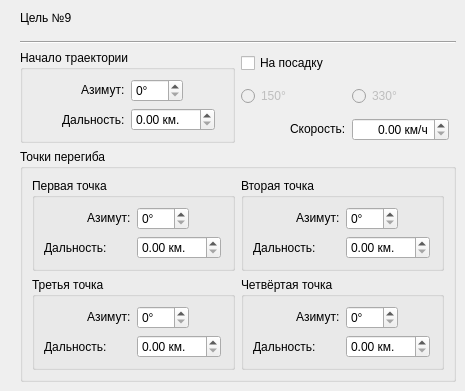
    <widget class="QWidget" name="page_9">
     <widget class="QWidget" name="layoutWidget_9">
      <property name="geometry">
       <rect>
        <x>20</x>
        <y>0</y>
        <width>436</width>
        <height>382</height>
       </rect>
      </property>
      <layout class="QGridLayout" name="LayoutTarget9">
       <item row="0" column="0" alignment="Qt::AlignLeft">
        <widget class="QLabel" name="LabelTarget9">
         <property name="text">
          <string>Цель №9</string>
         </property>
        </widget>
       </item>
       <item row="1" column="0">
        <widget class="Line" name="Line9">
         <property name="orientation">
          <enum>Qt::Horizontal</enum>
         </property>
        </widget>
       </item>
       <item row="2" column="0">
        <layout class="QGridLayout" name="LayoutTrajectoryStart9">
         <item row="0" column="0">
          <widget class="QGroupBox" name="TargetStart9">
           <property name="title">
            <string>Начало траектории</string>
           </property>
           <layout class="QGridLayout" name="gridLayout_50">
            <item row="0" column="0">
             <layout class="QGridLayout" name="LayoutAzimuthRangeStart9">
              <item row="0" column="0" alignment="Qt::AlignRight|Qt::AlignVCenter">
               <widget class="QLabel" name="LabelTargetAzimuthStart9">
                <property name="text">
                 <string>Азимут:</string>
                </property>
               </widget>
              </item>
              <item row="0" column="1" alignment="Qt::AlignLeft|Qt::AlignVCenter">
               <widget class="QSpinBox" name="TargetAzimuthStart9">
                <property name="suffix">
                 <string>°</string>
                </property>
                <property name="maximum">
                 <number>360</number>
                </property>
               </widget>
              </item>
              <item row="1" column="1" alignment="Qt::AlignLeft|Qt::AlignVCenter">
               <widget class="QDoubleSpinBox" name="TargetRangeStart9">
                <property name="suffix">
                 <string> км.</string>
                </property>
                <property name="maximum">
                 <double>150.000000000000000</double>
                </property>
               </widget>
              </item>
              <item row="1" column="0" alignment="Qt::AlignRight">
               <widget class="QLabel" name="LabelTargetRangeStart9">
                <property name="text">
                 <string>Дальность:</string>
                </property>
               </widget>
              </item>
             </layout>
            </item>
           </layout>
          </widget>
         </item>
         <item row="0" column="1">
          <layout class="QGridLayout" name="LayoutOptions9">
           <item row="1" column="0">
            <layout class="QGridLayout" name="LayoutSide9">
             <item row="0" column="0" alignment="Qt::AlignLeft|Qt::AlignVCenter">
              <widget class="QRadioButton" name="TargetGoHome1509">
               <property name="enabled">
                <bool>false</bool>
               </property>
               <property name="text">
                <string>150°</string>
               </property>
              </widget>
             </item>
             <item row="0" column="1" alignment="Qt::AlignLeft|Qt::AlignVCenter">
              <widget class="QRadioButton" name="TargetGoHome3309">
               <property name="enabled">
                <bool>false</bool>
               </property>
               <property name="text">
                <string>330°</string>
               </property>
              </widget>
             </item>
            </layout>
           </item>
           <item row="0" column="0" alignment="Qt::AlignLeft|Qt::AlignVCenter">
            <widget class="QCheckBox" name="TargetGoHome9">
             <property name="cursor">
              <cursorShape>PointingHandCursor</cursorShape>
             </property>
             <property name="text">
              <string>На посадку</string>
             </property>
            </widget>
           </item>
           <item row="2" column="0">
            <layout class="QGridLayout" name="LayoutSpeed9">
             <item row="0" column="1" alignment="Qt::AlignLeft|Qt::AlignVCenter">
              <widget class="QDoubleSpinBox" name="TargetSpeed9">
               <property name="alignment">
                <set>Qt::AlignRight|Qt::AlignTrailing|Qt::AlignVCenter</set>
               </property>
               <property name="suffix">
                <string> км/ч</string>
               </property>
               <property name="maximum">
                <double>1200.000000000000000</double>
               </property>
              </widget>
             </item>
             <item row="0" column="0" alignment="Qt::AlignRight|Qt::AlignVCenter">
              <widget class="QLabel" name="LabelSpeedTarget9">
               <property name="text">
                <string>Скорость:</string>
               </property>
              </widget>
             </item>
            </layout>
           </item>
          </layout>
         </item>
        </layout>
       </item>
       <item row="3" column="0">
        <widget class="QGroupBox" name="TargetExtremums9">
         <property name="title">
          <string>Точки перегиба</string>
         </property>
         <layout class="QGridLayout" name="gridLayout_51">
          <item row="0" column="0">
           <widget class="QGroupBox" name="TargetExtremumFirst9">
            <property name="title">
             <string>Первая точка</string>
            </property>
            <layout class="QGridLayout" name="gridLayout_52">
             <item row="0" column="0">
              <layout class="QGridLayout" name="LayoutExtremumFirst9">
               <item row="0" column="0" alignment="Qt::AlignRight|Qt::AlignVCenter">
                <widget class="QLabel" name="LabelTargetAzimuthExtremumFirst9">
                 <property name="text">
                  <string>Азимут:</string>
                 </property>
                </widget>
               </item>
               <item row="0" column="1" alignment="Qt::AlignLeft|Qt::AlignVCenter">
                <widget class="QSpinBox" name="TargetAzimuthExtremumFirst9">
                 <property name="suffix">
                  <string>°</string>
                 </property>
                 <property name="maximum">
                  <number>360</number>
                 </property>
                </widget>
               </item>
               <item row="1" column="0">
                <widget class="QLabel" name="LabelTargetRangeExtremumFirst9">
                 <property name="text">
                  <string>Дальность:</string>
                 </property>
                </widget>
               </item>
               <item row="1" column="1" alignment="Qt::AlignLeft|Qt::AlignVCenter">
                <widget class="QDoubleSpinBox" name="TargetRangeExtremumFirst9">
                 <property name="suffix">
                  <string> км.</string>
                 </property>
                 <property name="maximum">
                  <double>150.000000000000000</double>
                 </property>
                </widget>
               </item>
              </layout>
             </item>
            </layout>
           </widget>
          </item>
          <item row="0" column="1">
           <widget class="QGroupBox" name="TargetExtremumSecond9">
            <property name="title">
             <string>Вторая точка</string>
            </property>
            <layout class="QGridLayout" name="gridLayout_53">
             <item row="0" column="0">
              <layout class="QGridLayout" name="LayoutExtremumSecond9">
               <item row="0" column="0" alignment="Qt::AlignRight|Qt::AlignVCenter">
                <widget class="QLabel" name="LabelTargetAzimuthExtremumSecond9">
                 <property name="text">
                  <string>Азимут:</string>
                 </property>
                </widget>
               </item>
               <item row="0" column="1" alignment="Qt::AlignLeft|Qt::AlignVCenter">
                <widget class="QSpinBox" name="TargetAzimuthExtremumSecond9">
                 <property name="suffix">
                  <string>°</string>
                 </property>
                 <property name="maximum">
                  <number>360</number>
                 </property>
                </widget>
               </item>
               <item row="1" column="0">
                <widget class="QLabel" name="LabelTargetRangeExtremumSecond9">
                 <property name="text">
                  <string>Дальность:</string>
                 </property>
                </widget>
               </item>
               <item row="1" column="1" alignment="Qt::AlignLeft|Qt::AlignVCenter">
                <widget class="QDoubleSpinBox" name="TargetRangeExtremumSecond9">
                 <property name="suffix">
                  <string> км.</string>
                 </property>
                 <property name="maximum">
                  <double>150.000000000000000</double>
                 </property>
                </widget>
               </item>
              </layout>
             </item>
            </layout>
           </widget>
          </item>
          <item row="1" column="0">
           <widget class="QGroupBox" name="TargetExtremumThird9">
            <property name="title">
             <string>Третья точка</string>
            </property>
            <layout class="QGridLayout" name="gridLayout_54">
             <item row="0" column="0">
              <layout class="QGridLayout" name="LayoutExtremumThird9">
               <item row="0" column="0" alignment="Qt::AlignRight|Qt::AlignVCenter">
                <widget class="QLabel" name="LabelTargetAzimuthExtremumThird9">
                 <property name="text">
                  <string>Азимут:</string>
                 </property>
                </widget>
               </item>
               <item row="0" column="1" alignment="Qt::AlignLeft|Qt::AlignVCenter">
                <widget class="QSpinBox" name="TargetAzimuthExtremumThird9">
                 <property name="suffix">
                  <string>°</string>
                 </property>
                 <property name="maximum">
                  <number>360</number>
                 </property>
                </widget>
               </item>
               <item row="1" column="0">
                <widget class="QLabel" name="LabelTargetRangeExtremumThird9">
                 <property name="text">
                  <string>Дальность:</string>
                 </property>
                </widget>
               </item>
               <item row="1" column="1" alignment="Qt::AlignLeft|Qt::AlignVCenter">
                <widget class="QDoubleSpinBox" name="TargetRangeExtremumThird9">
                 <property name="suffix">
                  <string> км.</string>
                 </property>
                 <property name="maximum">
                  <double>150.000000000000000</double>
                 </property>
                </widget>
               </item>
              </layout>
             </item>
            </layout>
           </widget>
          </item>
          <item row="1" column="1">
           <widget class="QGroupBox" name="TargetExtremumFourth9">
            <property name="title">
             <string>Четвёртая точка</string>
            </property>
            <layout class="QGridLayout" name="gridLayout_55">
             <item row="0" column="0">
              <layout class="QGridLayout" name="LayoutExtremumFourth9">
               <item row="1" column="0">
                <widget class="QLabel" name="LabelTargetRangeExtremumFourth9">
                 <property name="text">
                  <string>Дальность:</string>
                 </property>
                </widget>
               </item>
               <item row="0" column="1" alignment="Qt::AlignLeft|Qt::AlignVCenter">
                <widget class="QSpinBox" name="TargetAzimuthExtremumFourth9">
                 <property name="suffix">
                  <string>°</string>
                 </property>
                 <property name="maximum">
                  <number>360</number>
                 </property>
                </widget>
               </item>
               <item row="0" column="0" alignment="Qt::AlignRight|Qt::AlignVCenter">
                <widget class="QLabel" name="LabelTargetAzimuthExtremumFourth9">
                 <property name="text">
                  <string>Азимут:</string>
                 </property>
                </widget>
               </item>
               <item row="1" column="1" alignment="Qt::AlignLeft|Qt::AlignVCenter">
                <widget class="QDoubleSpinBox" name="TargetRangeExtremumFourth9">
                 <property name="suffix">
                  <string> км.</string>
                 </property>
                 <property name="maximum">
                  <double>150.000000000000000</double>
                 </property>
                </widget>
               </item>
              </layout>
             </item>
            </layout>
           </widget>
          </item>
         </layout>
        </widget>
       </item>
      </layout>
     </widget>
    </widget>
